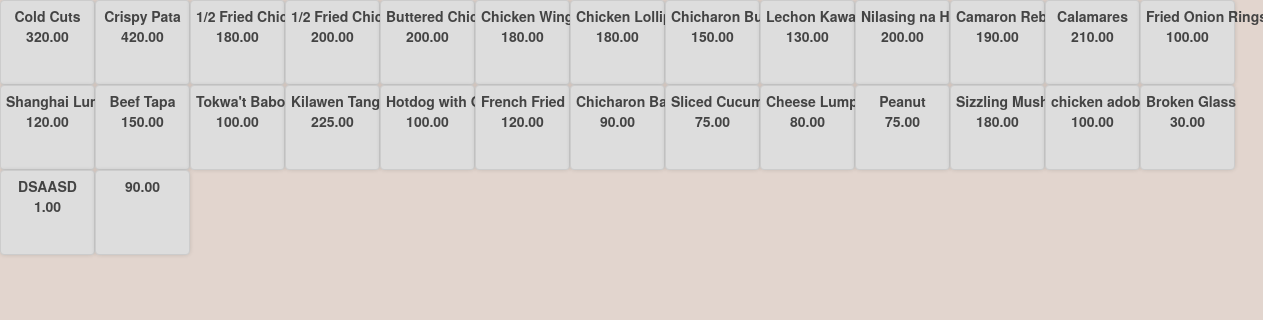
/checker/item category/appetizzer.php?cat=Appetizer (signed in), run on the app's committed database.
### tables this page shows
CREATE TABLE IF NOT EXISTS `menu_db` (
  `menuitem_id` int(11) NOT NULL AUTO_INCREMENT,
  `name` varchar(255) DEFAULT NULL,
  `item_category` varchar(255) DEFAULT NULL,
  `item_happyprice` double(65,2) DEFAULT NULL,
  `item_regularprice` double(65,2) DEFAULT NULL,
  `item_availability` enum('not available','available') DEFAULT NULL,
  `code` varchar(255) DEFAULT NULL,
  `item_commission` double(65,2) DEFAULT NULL,
  `item_discount` double(65,2) DEFAULT NULL,
  PRIMARY KEY (`menuitem_id`),
  UNIQUE KEY `name` (`name`)
);

### checker/dbcontroller.php (called while the page is built, shortened)
<?php
class DBController {
	private $host = "localhost";
	private $user = "root";
	private $password = "";
	private $database = "aml_db";
	private $conn;
	function __construct() {
		$this->conn = $this->connectDB();
	}
	function connectDB() {
		$conn = mysqli_connect($this->host,$this->user,$this->password,$this->database);
		return $conn;
	}
	function runQuery($query) {
		$result = mysqli_query($this->conn,$query);
		while($row=mysqli_fetch_assoc($result)) {
			$resultset[] = $row;
		}
		if(!empty($resultset))
			return $resultset;
	}
}
?>

### checker/item category/appetizzer.php (the view, shortened to what this page needs)
<?php
include('../header.php');
?>
<?php
require_once('../dbcontroller.php');
$db_handle = new DBController();
?>
<!DOCTYPE html>
<link rel="stylesheet" href="styles.css">
<html>
<?php
if(isset($_GET['cat'])){
	$product_array = $db_handle->runQuery("SELECT menuitem_id, item_category, name, item_happyprice, item_availability, code FROM menu_db where item_category ='".$_GET["cat"]."'");
	if (!empty($product_array)) {
		foreach($product_array as $key=>$value){
	?>
		<div class="product-item itmbtn btn" data-itemnumber="<?php echo $product_array[$key]["code"]; ?>" style="float:left">
			<form method="post" id="frm<?php echo $product_array[$key]["code"]; ?>" action="../dash.php?action=add&code=<?php echo $product_array[$key]["code"]; ?>" target="iframe_menu">
			<div><strong>
			<?php echo $product_array[$key]["name"]; ?>
			</strong></div>
			<div><strong>
			<?php echo $product_array[$key]["item_happyprice"]; ?>
			</strong></div>
			<input type="submit" value="Add to cart" class="btnAddAction" hidden/></div>
	<?php
			}
	}
}
	?>
</html>

### checker/item category/styles.css (style rules this page uses)
div.btn { display:inline-block; color:#444; border:1px solid #CCC; background:#DDD; box-shadow: 0 0 5px -1px rgba(0,0,0,0.2); cursor:pointer; vertical-align:middle; padding: 5px; text-align: center; height: 85px; width: 95px; }

### data on the page
menu_db: name "Cold Cuts", item_happyprice "320.00"
menu_db: name "Crispy Pata", item_happyprice "420.00"
menu_db: name "1/2 Fried Chicken", item_happyprice "180.00"
menu_db: name "1/2 Fried…", item_happyprice "200.00"
menu_db: name "Buttered Chicken", item_happyprice "200.00"
menu_db: name "Chicken Wings", item_happyprice "180.00"
menu_db: name "Chicken Lollipop", item_happyprice "180.00"
menu_db: name "Chicharon Bulaklak", item_happyprice "150.00"
menu_db: name "Lechon Kawali", item_happyprice "130.00"
menu_db: name "Nilasing na Hipon", item_happyprice "200.00"
menu_db: name "Camaron Rebosado", item_happyprice "190.00"
menu_db: name "Calamares", item_happyprice "210.00"
menu_db: name "Fried Onion…", item_happyprice "100.00"
menu_db: name "Shanghai Lumpia", item_happyprice "120.00"
menu_db: name "Beef Tapa", item_happyprice "150.00"
menu_db: name "Tokwa't Baboy", item_happyprice "100.00"
menu_db: name "Kilawen Tanguigui", item_happyprice "225.00"
menu_db: name "Hotdog with Onions", item_happyprice "100.00"
menu_db: name "French Fried", item_happyprice "120.00"
menu_db: name "Chicharon Baboy", item_happyprice "90.00"
menu_db: name "Sliced Cucumber", item_happyprice "75.00"
menu_db: name "Cheese Lumpia", item_happyprice "80.00"
menu_db: name "Peanut", item_happyprice "75.00"
menu_db: name "Sizzling…", item_happyprice "180.00"
menu_db: name "chicken adobo", item_happyprice "100.00"
menu_db: name "Broken Glass", item_happyprice "30.00"
menu_db: name "DSAASD", item_happyprice "1.00"
menu_db: item_happyprice "90.00"
